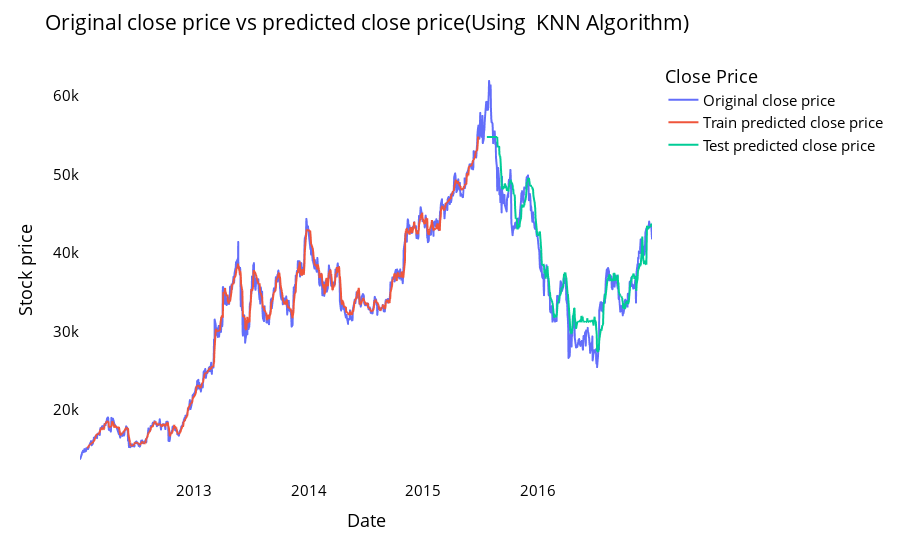

The code cell stored with this chart in its notebook:
### Code cell
#1.RBF
# shift train predictions for plotting
look_back4=time_step
trainPredictPlot4 = np.empty_like(closedf)
trainPredictPlot4[:, :] = np.nan
trainPredictPlot4[look_back:len(train_predict4)+look_back, :] = train_predict4
print("Train predicted data: ", trainPredictPlot4.shape)

# shift test predictions for plotting
testPredictPlot4 = np.empty_like(closedf)
testPredictPlot4[:, :] = np.nan
testPredictPlot4[len(train_predict4)+(look_back4*2)+1:len(closedf)-1, :] = test_predict4
print("Test predicted data: ", testPredictPlot4.shape)

names = cycle(['Original close price','Train predicted close price','Test predicted close price'])

plotdf = pd.DataFrame({'Date': close_stock['Date'],
                       'original_close': close_stock['Close'],
                      'train_predicted_close': trainPredictPlot4.reshape(1,-1)[0].tolist(),
                      'test_predicted_close': testPredictPlot4.reshape(1,-1)[0].tolist()})

fig = px.line(plotdf,x=plotdf['Date'], y=[plotdf['original_close'],plotdf['train_predicted_close'],
                                          plotdf['test_predicted_close']],
              labels={'value':'Stock price','Date': 'Date'})
fig.update_layout(title_text='Original close price vs predicted close price(Using  KNN Algorithm)',
                  plot_bgcolor='white', font_size=15, font_color='black',legend_title_text='Close Price')
fig.for_each_trace(lambda t:  t.update(name = next(names)))

fig.update_xaxes(showgrid=False)
fig.update_yaxes(showgrid=False)
fig.show()

### Figure 1 — Plotly figure (JSON) as saved in the notebook; plotly's stock layout.template omitted (floating-point values rounded to 4 significant figures; data arrays with more than 128 entries replaced by an {"elided": "..."} marker saying what was removed)
{"data": [{"hovertemplate": "variable=original_close<br>Date=%{x}<br>Stock price=%{y}<extra></extra>", "legendgroup": "original_close", "line": {"color": "#636efa", "dash": "solid"}, "mode": "lines", "name": "Original close price", "showlegend": true, "type": "scattergl", "x": {"elided": "1226 str values"}, "xaxis": "x", "y": {"elided": "1226 int values"}, "yaxis": "y"}, {"hovertemplate": "variable=train_predicted_close<br>Date=%{x}<br>Stock price=%{y}<extra></extra>", "legendgroup": "train_predicted_close", "line": {"color": "#EF553B", "dash": "solid"}, "mode": "lines", "name": "Train predicted close price", "showlegend": true, "type": "scattergl", "x": {"elided": "1226 str values"}, "xaxis": "x", "y": {"elided": "1226 float values"}, "yaxis": "y"}, {"hovertemplate": "variable=test_predicted_close<br>Date=%{x}<br>Stock price=%{y}<extra></extra>", "legendgroup": "test_predicted_close", "line": {"color": "#00cc96", "dash": "solid"}, "mode": "lines", "name": "Test predicted close price", "showlegend": true, "type": "scattergl", "x": {"elided": "1226 str values"}, "xaxis": "x", "y": {"elided": "1226 float values"}, "yaxis": "y"}], "layout": {"font": {"color": "black", "size": 15}, "legend": {"title": {"text": "Close Price"}, "tracegroupgap": 0}, "margin": {"t": 60}, "plot_bgcolor": "white", "title": {"text": "Original close price vs predicted close price(Using  KNN Algorithm)"}, "xaxis": {"anchor": "y", "domain": [0, 1], "showgrid": false, "title": {"text": "Date"}}, "yaxis": {"anchor": "x", "domain": [0, 1], "showgrid": false, "title": {"text": "Stock price"}}}}
